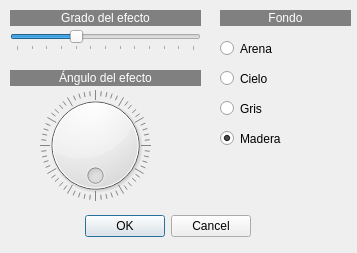
<?xml version="1.0" encoding="UTF-8"?>
<ui version="4.0">
 <class>bajorrelieve</class>
 <widget class="QDialog" name="bajorrelieve">
  <property name="geometry">
   <rect>
    <x>0</x>
    <y>0</y>
    <width>357</width>
    <height>253</height>
   </rect>
  </property>
  <property name="windowTitle">
   <string>Efecto de bajorrelieve</string>
  </property>
  <widget class="QDialogButtonBox" name="buttonBox">
   <property name="geometry">
    <rect>
     <x>-90</x>
     <y>210</y>
     <width>341</width>
     <height>32</height>
    </rect>
   </property>
   <property name="orientation">
    <enum>Qt::Horizontal</enum>
   </property>
   <property name="standardButtons">
    <set>QDialogButtonBox::Cancel|QDialogButtonBox::Ok</set>
   </property>
  </widget>
  <widget class="QSlider" name="horizontalSlider">
   <property name="geometry">
    <rect>
     <x>10</x>
     <y>30</y>
     <width>191</width>
     <height>21</height>
    </rect>
   </property>
   <property name="minimum">
    <number>0</number>
   </property>
   <property name="maximum">
    <number>300</number>
   </property>
   <property name="pageStep">
    <number>16</number>
   </property>
   <property name="value">
    <number>100</number>
   </property>
   <property name="orientation">
    <enum>Qt::Horizontal</enum>
   </property>
   <property name="tickPosition">
    <enum>QSlider::TicksBelow</enum>
   </property>
   <property name="tickInterval">
    <number>25</number>
   </property>
  </widget>
  <widget class="QLabel" name="label">
   <property name="geometry">
    <rect>
     <x>10</x>
     <y>10</y>
     <width>191</width>
     <height>16</height>
    </rect>
   </property>
   <property name="styleSheet">
    <string notr="true">background-color: rgb(128, 128, 128);
color: rgb(255, 255, 255);</string>
   </property>
   <property name="text">
    <string>Grado del efecto</string>
   </property>
   <property name="alignment">
    <set>Qt::AlignCenter</set>
   </property>
  </widget>
  <widget class="QLabel" name="label_2">
   <property name="geometry">
    <rect>
     <x>10</x>
     <y>70</y>
     <width>191</width>
     <height>16</height>
    </rect>
   </property>
   <property name="styleSheet">
    <string notr="true">background-color: rgb(128, 128, 128);
color: rgb(255, 255, 255);</string>
   </property>
   <property name="text">
    <string>Ángulo del efecto</string>
   </property>
   <property name="alignment">
    <set>Qt::AlignCenter</set>
   </property>
  </widget>
  <widget class="QDial" name="dial">
   <property name="geometry">
    <rect>
     <x>40</x>
     <y>90</y>
     <width>111</width>
     <height>111</height>
    </rect>
   </property>
   <property name="maximum">
    <number>360</number>
   </property>
   <property name="wrapping">
    <bool>true</bool>
   </property>
   <property name="notchTarget">
    <double>6.000000000000000</double>
   </property>
   <property name="notchesVisible">
    <bool>true</bool>
   </property>
  </widget>
  <widget class="QLabel" name="label_3">
   <property name="geometry">
    <rect>
     <x>220</x>
     <y>10</y>
     <width>131</width>
     <height>16</height>
    </rect>
   </property>
   <property name="styleSheet">
    <string notr="true">background-color: rgb(128, 128, 128);
color: rgb(255, 255, 255);</string>
   </property>
   <property name="text">
    <string>Fondo</string>
   </property>
   <property name="alignment">
    <set>Qt::AlignCenter</set>
   </property>
  </widget>
  <widget class="QRadioButton" name="radioButton">
   <property name="geometry">
    <rect>
     <x>220</x>
     <y>40</y>
     <width>82</width>
     <height>17</height>
    </rect>
   </property>
   <property name="text">
    <string>Arena</string>
   </property>
  </widget>
  <widget class="QRadioButton" name="radioButton_2">
   <property name="geometry">
    <rect>
     <x>220</x>
     <y>70</y>
     <width>82</width>
     <height>17</height>
    </rect>
   </property>
   <property name="text">
    <string>Cielo</string>
   </property>
  </widget>
  <widget class="QRadioButton" name="radioButton_3">
   <property name="geometry">
    <rect>
     <x>220</x>
     <y>100</y>
     <width>82</width>
     <height>17</height>
    </rect>
   </property>
   <property name="text">
    <string>Gris</string>
   </property>
  </widget>
  <widget class="QRadioButton" name="radioButton_4">
   <property name="geometry">
    <rect>
     <x>220</x>
     <y>130</y>
     <width>82</width>
     <height>17</height>
    </rect>
   </property>
   <property name="text">
    <string>Madera</string>
   </property>
   <property name="checked">
    <bool>true</bool>
   </property>
  </widget>
 </widget>
 <resources/>
 <connections>
  <connection>
   <sender>buttonBox</sender>
   <signal>accepted()</signal>
   <receiver>bajorrelieve</receiver>
   <slot>accept()</slot>
   <hints>
    <hint type="sourcelabel">
     <x>248</x>
     <y>254</y>
    </hint>
    <hint type="destinationlabel">
     <x>157</x>
     <y>274</y>
    </hint>
   </hints>
  </connection>
  <connection>
   <sender>buttonBox</sender>
   <signal>rejected()</signal>
   <receiver>bajorrelieve</receiver>
   <slot>reject()</slot>
   <hints>
    <hint type="sourcelabel">
     <x>316</x>
     <y>260</y>
    </hint>
    <hint type="destinationlabel">
     <x>286</x>
     <y>274</y>
    </hint>
   </hints>
  </connection>
 </connections>
</ui>
